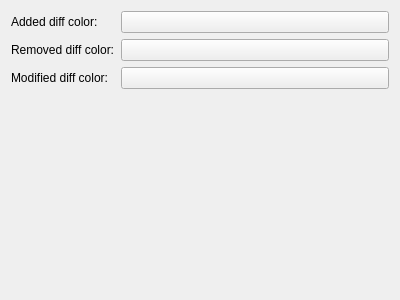
<?xml version="1.0" encoding="UTF-8"?>
<ui version="4.0">
 <class>SettingsPageDiff</class>
 <widget class="QWidget" name="SettingsPageDiff">
  <property name="geometry">
   <rect>
    <x>0</x>
    <y>0</y>
    <width>400</width>
    <height>300</height>
   </rect>
  </property>
  <layout class="QFormLayout" name="formLayout">
   <item row="0" column="0">
    <widget class="QLabel" name="backgroundLabel">
     <property name="text">
      <string>Added diff color:</string>
     </property>
    </widget>
   </item>
   <item row="0" column="1">
    <widget class="KColorButton" name="kcfg_diffAddedColor"/>
   </item>
   <item row="1" column="0">
    <widget class="QLabel" name="backgroundLabel_2">
     <property name="text">
      <string>Removed diff color:</string>
     </property>
    </widget>
   </item>
   <item row="1" column="1">
    <widget class="KColorButton" name="kcfg_diffRemovedColor"/>
   </item>
   <item row="2" column="0">
    <widget class="QLabel" name="backgroundLabel_3">
     <property name="text">
      <string>Modified diff color:</string>
     </property>
    </widget>
   </item>
   <item row="2" column="1">
    <widget class="KColorButton" name="kcfg_diffModifiedColor"/>
   </item>
  </layout>
 </widget>
 <customwidgets>
  <customwidget>
   <class>KColorButton</class>
   <extends>QPushButton</extends>
   <header>kcolorbutton.h</header>
  </customwidget>
 </customwidgets>
 <resources/>
 <connections/>
</ui>
